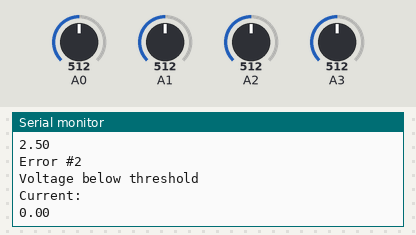
The sketch below on a simulated Arduino Uno, built with avr-gcc and run on an emulated ATmega328P. Shown: the last lines printed to the serial monitor. Inputs (shaded band) come from the test bench; at power-on: A3 = 512, A0 = 512, A1 = 512, A2 = 512.

Above: at 1.2 s.
1.3 s: A3 set to 590
At 1.89 s:
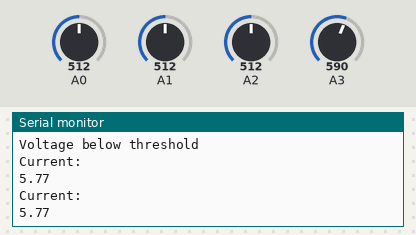
2.8 s: A3 set to 614
At 3.89 s:
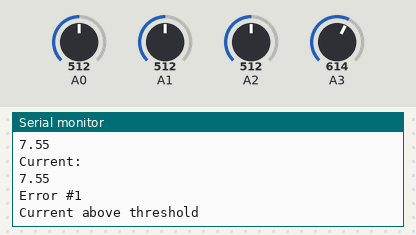
Timing chart, 0 to 5.8 s (numbered marks = the images above; inputs shaded):
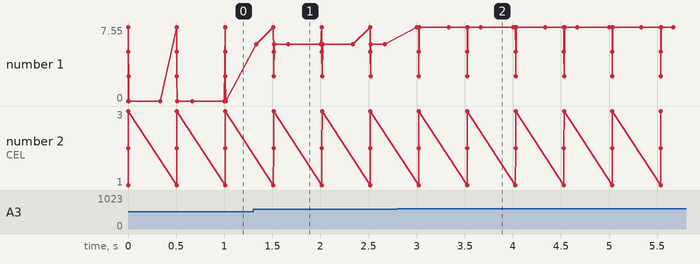

The sketch:

MeassureVoltageAmperage.ino
```cpp
int serialAllowmend = 1;

void setup() {
  Serial.begin(115200);
  setupTimer();
}


void loop() {
  MeassureBatteryVoltage();
  MeassureAmperage();
  delay(500);
}


void setupTimer() {
  //https://community.robotshop.com/forum/t/arduino-101-timers-and-interrupts/13072
  //http://www.8bit-era.cz/arduino-timer-interrupts-calculator.html

  // TIMER 1 for interrupt frequency 3 Hz:
  cli();       // stop interrupts
  TCCR1A = 0;  // set entire TCCR1A register to 0
  TCCR1B = 0;  // same for TCCR1B
  TCNT1 = 0;   // initialize counter value to 0
  // set compare match register for 3.0000480007680124 Hz increments
  OCR1A = 20832;  // = 16000000 / (256 * 3.0000480007680124) - 1 (must be <65536)
  // turn on CTC mode
  TCCR1B |= (1 << WGM12);
  // Set CS12, CS11 and CS10 bits for 256 prescaler
  TCCR1B |= (1 << CS12) | (0 << CS11) | (0 << CS10);
  // enable timer compare interrupt
  TIMSK1 |= (1 << OCIE1A);
  sei();  // allow interrupts
}


ISR(TIMER1_COMPA_vect) {
  int currentThreshold = 7;
  int trigger = MeassureAmperage();

  if (trigger >= currentThreshold) {
    ERROR(1);
  }
}


void MeassureBatteryVoltage() {
  #define VoltageThreshold 3
  int value_1, value_2, value_3 = 0;
  float VoltageCell_1, VoltageCell_2, VoltageCell_3;
  int weerstandSerieCel1 = 3000;  //R1 + R2 + R3
  int weerstandSerieCel2 = 2000;  //R1 +R2
  int weerstandSerieCel3 = 220;   //R3
  int R1, R2 = 1000;
  int R3 = 220;

  value_1 = analogRead(A0);
  VoltageCell_1 = value_1 * (5.0 / 1024) * ((weerstandSerieCel1) / R2);
  value_2 = analogRead(A1);
  VoltageCell_2 = value_2 * (5.0 / 1024) * ((weerstandSerieCel2) / R2);
  value_3 = analogRead(A2);
  VoltageCell_3 = value_3 * (5.0 / 1024) * ((weerstandSerieCel3) / R3);

  if(serialAllowmend){
    // char buffer[40];
    // sprintf(buffer, "Baterij voltage - Cel1: %dV \t Cel2: %dV \t Cel3: %dV \t", VoltageCell_1, VoltageCell_2, VoltageCell_3);
    // Serial.println(buffer);

    Serial.println("\n\nCEL 1:");
    Serial.println(VoltageCell_1);
    Serial.println("CEL 2:");
    Serial.println(VoltageCell_2);
    Serial.println("CEL 3:");
    Serial.println(VoltageCell_3);
  }

  if (VoltageCell_1 <= VoltageThreshold || VoltageCell_2 <= VoltageThreshold || VoltageCell_3 <= VoltageThreshold) {
    ERROR(2);
  }
}


int MeassureAmperage() {
  #define NoLoadOuput 2.5  //Volt
  #define sensitivity 0.66
  int adc = analogRead(A3);
  float voltage = adc * 5 / 1024.0;
  float current = (voltage - NoLoadOuput) / sensitivity * 10;

  if(serialAllowmend)
  {
    Serial.println("Current: ");
    Serial.println(current);
  }
  return current;
}


void ERROR(int errorCode)
{
  switch (errorCode) {
    case 1:
      Serial.println("Error #1");
      Serial.println("Current above threshold");
      //logica toevoegen
      break;

    case 2:
      Serial.println("Error #2");
      Serial.println("Voltage below threshold");
      //logica toevoegen
      break;

    default:
      Serial.println("Unknown error");
      break;
  }
}
```

Measured:
- the behaviour switches between 606 and 607 on A3 (found by bisection; images 1 and 2)
- after the input at 1.3 s, the serial monitor: prints a new line at once (image 1)
- after the input at 2.8 s, the serial monitor: prints a new line after 0.20 s (image 2)
- plotted number 1: 0 → 5.77 after the input at 1.3 s, 5.77 → 7.55 after the input at 2.8 s
